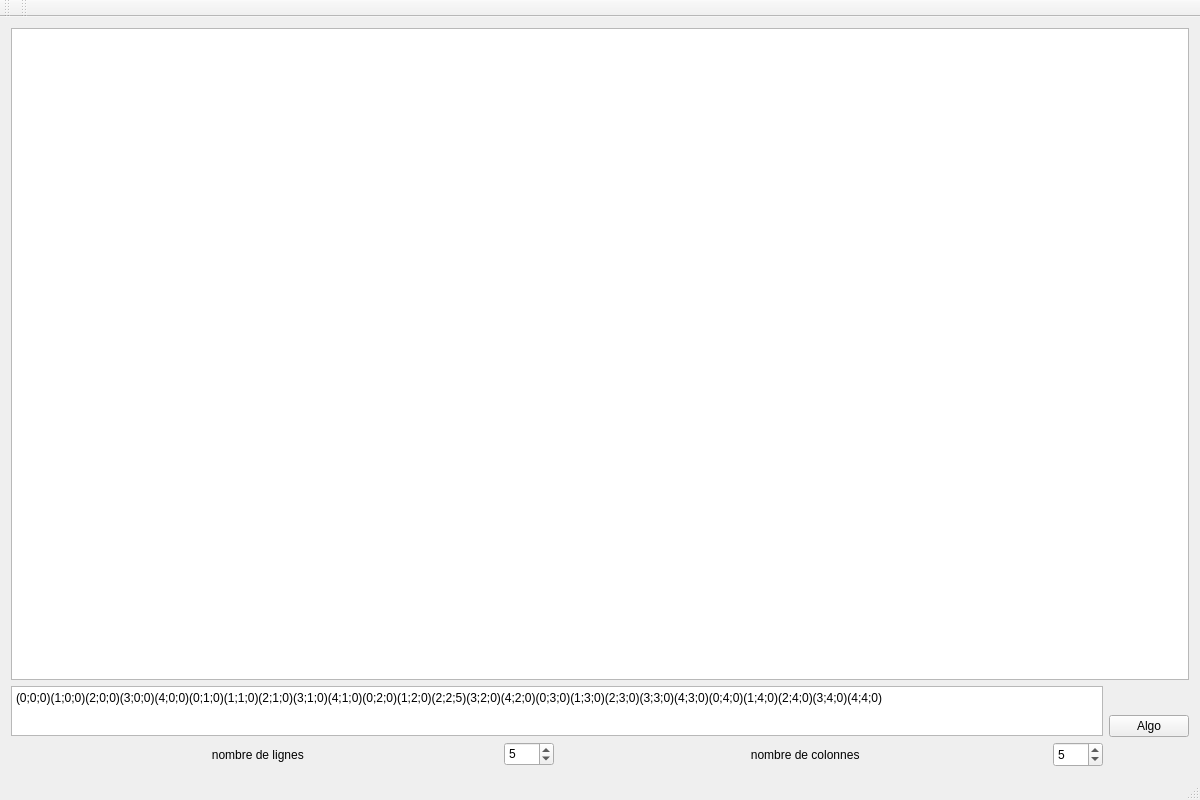
<?xml version="1.0" encoding="UTF-8"?>
<ui version="4.0">
 <class>MainWindow</class>
 <widget class="QMainWindow" name="MainWindow">
  <property name="geometry">
   <rect>
    <x>0</x>
    <y>0</y>
    <width>1200</width>
    <height>800</height>
   </rect>
  </property>
  <property name="windowTitle">
   <string>MainWindow</string>
  </property>
  <widget class="QWidget" name="centralWidget">
   <layout class="QVBoxLayout" name="verticalLayout_2">
    <item>
     <widget class="QTextEdit" name="zoneSortie">
      <property name="textInteractionFlags">
       <set>Qt::TextSelectableByKeyboard|Qt::TextSelectableByMouse</set>
      </property>
     </widget>
    </item>
    <item>
     <layout class="QHBoxLayout" name="horizontalLayout">
      <item>
       <layout class="QVBoxLayout" name="verticalLayout">
        <item>
         <widget class="QPlainTextEdit" name="zonePoints">
          <property name="maximumSize">
           <size>
            <width>1000000</width>
            <height>50</height>
           </size>
          </property>
          <property name="plainText">
           <string>(0;0;0)(1;0;0)(2;0;0)(3;0;0)(4;0;0)(0;1;0)(1;1;0)(2;1;0)(3;1;0)(4;1;0)(0;2;0)(1;2;0)(2;2;5)(3;2;0)(4;2;0)(0;3;0)(1;3;0)(2;3;0)(3;3;0)(4;3;0)(0;4;0)(1;4;0)(2;4;0)(3;4;0)(4;4;0)</string>
          </property>
         </widget>
        </item>
        <item>
         <layout class="QHBoxLayout" name="horizontalLayout_2">
          <item>
           <widget class="QLabel" name="label">
            <property name="text">
             <string>  nombre de lignes</string>
            </property>
            <property name="alignment">
             <set>Qt::AlignCenter</set>
            </property>
           </widget>
          </item>
          <item>
           <widget class="QSpinBox" name="lignes">
            <property name="maximumSize">
             <size>
              <width>50</width>
              <height>24</height>
             </size>
            </property>
            <property name="value">
             <number>5</number>
            </property>
           </widget>
          </item>
          <item>
           <widget class="QLabel" name="label_2">
            <property name="text">
             <string> nombre de colonnes</string>
            </property>
            <property name="alignment">
             <set>Qt::AlignCenter</set>
            </property>
           </widget>
          </item>
          <item>
           <widget class="QSpinBox" name="colonnes">
            <property name="maximumSize">
             <size>
              <width>50</width>
              <height>25</height>
             </size>
            </property>
            <property name="value">
             <number>5</number>
            </property>
           </widget>
          </item>
         </layout>
        </item>
       </layout>
      </item>
      <item>
       <layout class="QVBoxLayout" name="zoneBoutons">
        <item>
         <widget class="QPushButton" name="Algo">
          <property name="text">
           <string>Algo</string>
          </property>
         </widget>
        </item>
       </layout>
      </item>
     </layout>
    </item>
   </layout>
  </widget>
  <widget class="QMenuBar" name="menuBar">
   <property name="geometry">
    <rect>
     <x>0</x>
     <y>0</y>
     <width>1200</width>
     <height>19</height>
    </rect>
   </property>
  </widget>
  <widget class="QToolBar" name="mainToolBar">
   <attribute name="toolBarArea">
    <enum>TopToolBarArea</enum>
   </attribute>
   <attribute name="toolBarBreak">
    <bool>false</bool>
   </attribute>
  </widget>
  <widget class="QStatusBar" name="statusBar"/>
  <widget class="QToolBar" name="toolBar">
   <property name="windowTitle">
    <string>toolBar</string>
   </property>
   <attribute name="toolBarArea">
    <enum>TopToolBarArea</enum>
   </attribute>
   <attribute name="toolBarBreak">
    <bool>false</bool>
   </attribute>
  </widget>
 </widget>
 <layoutdefault spacing="6" margin="11"/>
 <resources/>
 <connections/>
</ui>
